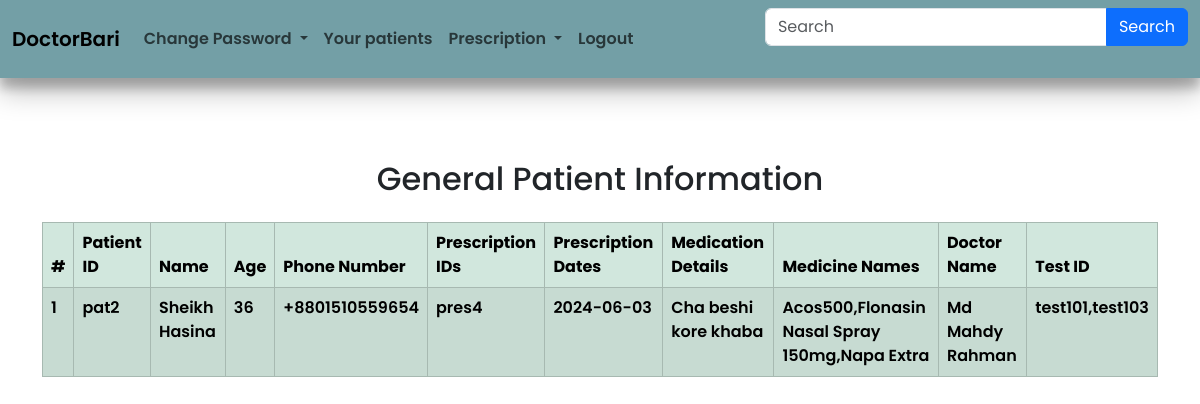
The app's page /user/doctor.php (signed in) with its own data.
### tables this page shows
CREATE TABLE `patient` (
  `pat_id` varchar(10) NOT NULL,
  `f_name` varchar(50) NOT NULL,
  `l_name` varchar(50) NOT NULL,
  `address` varchar(100) NOT NULL,
  `dob` date NOT NULL,
  `sex` varchar(10) NOT NULL,
  `email` varchar(40) NOT NULL
);

### user/doctor.php (the view, shortened to what this page needs)
<?php
include '../Admin/connect.php';
$searchQuery = '';
$doc_id = $_SESSION['doc_id'];
$sql = "
SELECT p.pat_id,
       CONCAT(p.f_name, ' ', p.l_name) AS 'patient_name',
       TIMESTAMPDIFF(YEAR, p.dob, CURDATE()) AS 'age',
       GROUP_CONCAT(DISTINCT tp.test_id) AS 'test_id',
       GROUP_CONCAT(DISTINCT mp.med_name) AS 'med_name',
       GROUP_CONCAT(DISTINCT ppn.phone_num) AS 'phone_num',
       GROUP_CONCAT(DISTINCT pr.pres_id) AS 'pr_id',
       GROUP_CONCAT(DISTINCT pr.date) AS 'pr_date',
       GROUP_CONCAT(DISTINCT pr.medication_details) AS 'medication_details',
       CONCAT(d.f_name, ' ', d.m_name, ' ', d.l_name) AS 'doc_name'
FROM patient p
JOIN prescription pr ON p.pat_id = pr.pat_id
JOIN pat_phone_num ppn ON p.pat_id = ppn.pat_id
JOIN med_pres mp ON pr.pres_id = mp.pres_id
JOIN test_pres tp ON pr.pres_id = tp.pres_id
JOIN doctor d ON pr.doc_id = d.doc_id
WHERE pr.doc_id = ? AND
      (p.pat_id LIKE ? OR
       pr.pres_id LIKE ? OR
       CONCAT(p.f_name, ' ', p.l_name) LIKE ? OR
       mp.med_name LIKE ? OR
       tp.test_id LIKE ?)
GROUP BY p.pat_id, p.f_name, p.l_name, p.dob, d.f_name, d.m_name, d.l_name
ORDER BY p.pat_id;
";
$stmt = $conn->prepare($sql);
$searchParam = "%$searchQuery%";
$stmt->bind_param("ssssss", $doc_id, $searchParam, $searchParam, $searchParam, $searchParam, $searchParam);
$stmt->execute();
$result = $stmt->get_result();
$billingData = [];
while ($row = $result->fetch_assoc()) {
    $billingData[] = $row;
}
?>
<!DOCTYPE html>
<html lang="en">
<head>
    <link rel="stylesheet" href="https://cdn.jsdelivr.net/npm/bootstrap@5.3.3/dist/css/bootstrap.min.css">
    <link rel="stylesheet" href="../style.css">
</head>
<body>
    <header>
        <div class="w-75 mx-auto my-3">
            <nav class="navbar fixed-top navbar-expand-lg nav-body">
                <div class="container-fluid">
                    <a class="navbar-brand" href="http://localhost/Hospital-Management/user/doctor_homepage.php">DoctorBari</a>
                    <div class="collapse navbar-collapse" id="navbarSupportedContent">
                        <ul class="navbar-nav me-auto mb-2 mb-lg-0">
                            <li class="nav-item dropdown">
                                <a class="nav-link dropdown-toggle" href="#" role="button" data-bs-toggle="dropdown" aria-expanded="false">
                                    Change Password
                                </a>
                            </li>
                            <li class="nav-item">
                                <a class="nav-link" aria-current="page" href="http://localhost/Hospital-Management/user/doctor.php">Your patients</a>
                            </li>
                            <li class="nav-item dropdown">
                                <a class="nav-link dropdown-toggle" href="#" role="button" data-bs-toggle="dropdown" aria-expanded="false">
                                    Prescription
                                </a>
                            </li>
                            <li class="nav-item">
                                <a class="nav-link" href="http://localhost/Hospital-Management/logout.php">Logout
                                </a>
                            </li>
                        </ul>
                        <form method="POST" class="mb-4">
                            <div class="input-group">
                                <input type="text" class="form-control" placeholder="Search" name="search" value="<?php echo htmlspecialchars($searchQuery); ?>">
                                <button class="btn btn-primary" type="submit">Search</button>
                            </div>
                    </div>
                </div>
            </nav>
        </div>
    </header>
    <main style="margin-top:20vh;">
        <section class="container">
            <div>
                <h2 class="mb-4 text-center">General Patient Information</h2>
                <table class="table table-hover table-bordered table-success table-striped">
                    <thead>
                        <tr>
                            <th>#</th>
                            <th>Patient ID</th>
                            <th>Name</th>
                            <th>Age</th>
                            <th>Phone Number</th>
                            <th>Prescription IDs</th>
                            <th>Prescription Dates</th>
                            <th>Medication Details</th>
                            <th>Medicine Names</th>
                            <th>Doctor Name</th>
                            <th>Test ID</th>
                        </tr>
                    </thead>
                    <tbody>
                        <?php if (!empty($billingData)) :  ?>
                            <?php $serial = 0 ?>
                            <?php foreach ($billingData as $row) : ?>
                                <?php $serial++ ?>
                                <tr>
                                    <td><?php echo htmlspecialchars($serial); ?></td>
                                    <td><?php echo htmlspecialchars($row['pat_id']); ?></td>
                                    <td><?php echo htmlspecialchars($row['patient_name']); ?></td>
                                    <td><?php echo htmlspecialchars($row['age']); ?></td>
                                    <td><?php echo htmlspecialchars($row['phone_num']); ?></td>
                                    <td><?php echo htmlspecialchars($row['pr_id']); ?></td>
                                    <td><?php echo htmlspecialchars($row['pr_date']); ?></td>
                                    <td><?php echo htmlspecialchars($row['medication_details']); ?></td>
                                    <td><?php echo htmlspecialchars($row['med_name']); ?></td>
                                    <td><?php echo htmlspecialchars($row['doc_name']); ?></td>
                                    <td><?php echo htmlspecialchars($row['test_id']); ?></td>
                                </tr>
                            <?php endforeach; ?>
                        <?php endif; ?>
                    </tbody>
                </table>
            </div>
        </section>
    </main>
</body>
</html>

### style.css (style rules this page uses)
body { top:5rem; font-family: "Poppins", sans-serif; font-weight: 600; }
nav { box-shadow: rgba(0, 0, 0, 0.25) 0px 14px 28px, rgba(0, 0, 0, 0.22) 0px 10px 10px; }
a { text-decoration: none; color:white; }
.nav-body { background-color: rgb(115, 159, 166);; }

### records on screen
patient: pat_id "pat2", patient_name "Sheikh Hasina", age "36", phone_num "+8801510559654", pr_id "pres4", pr_date "2024-06-03", medication_details "Cha beshi kore khaba", med_name "Acos500,Flonasin Nasal Spray 150mg,Napa Extra", doc_name "Md Mahdy Rahman", test_id "test101,test103"
